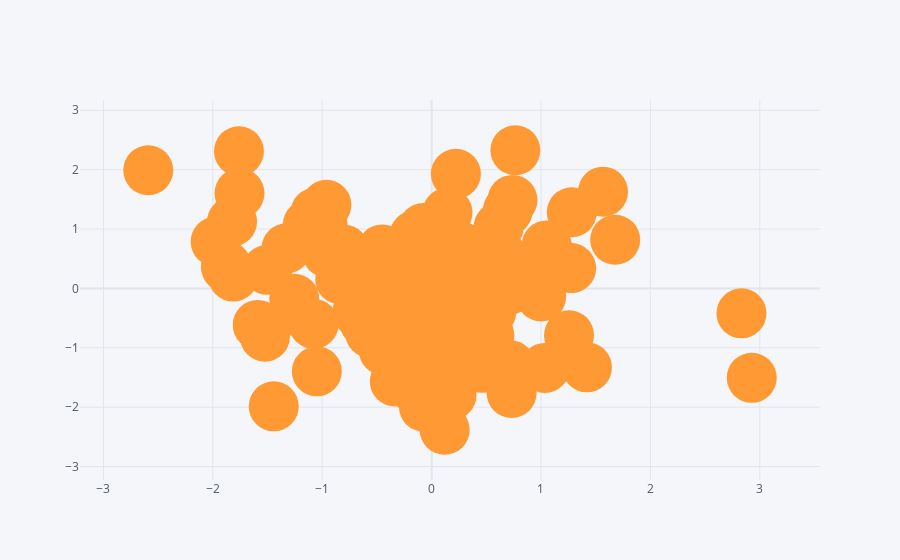

The notebook cell saved with this chart:
### Code cell
df.iplot(x = "A",y="B",mode="markers",size=50)
